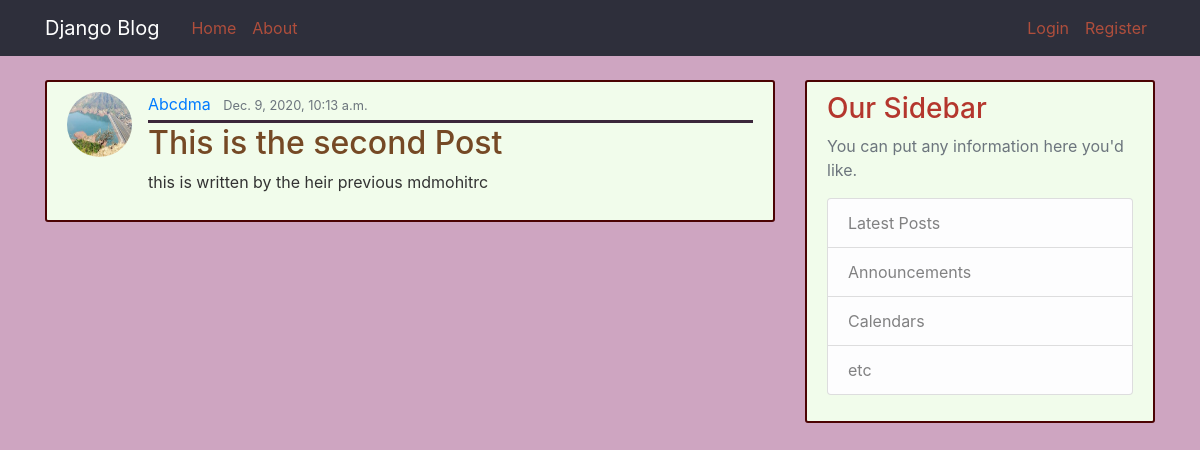
The app's page /post/2/ with its own data.
### Blog/models.py (models this page shows, shortened)
class Post(models.Model):
    title = models.CharField(max_length=100)
    content = models.TextField()
    time = models.DateTimeField(default=timezone.now)
    author = models.ForeignKey(User, on_delete=models.CASCADE,related_name='Post')

### Users/models.py (models this page shows, shortened)
class Profile(models.Model):
    user=models.OneToOneField(User, on_delete=models.CASCADE)
    image=models.ImageField(default='default.jpg', upload_to='PROFILE-PICS')

### Blog/views.py (the view)
# urls.py: path("post/<int:pk>/", PostDetailView.as_view() ,name="post_detail"),
class PostDetailView(DetailView):
    model=Post

### Blog/templates/Blog/post_detail.html (shortened to what this page needs)
{% extends 'Blog/base.html' %}
{% block 1 %}
  <article class="media content-section">
    <img class="rounded-circle article-img" src="{{ object.author.profile.image.url }}">
    <div class="media-body">
      <div class="article-metadata">
        <a class="mr-2" href="#">{{ object.author }}</a>
        <small class="text-muted">{{ object.time }}</small>
      </div>
      <h2 class="article-title">{{ object.title }}</h2>
      <p class="article-content">{{ object.content }}</p>
    </div>
  </article>
{% endblock 1 %}

### Blog/static/Blog/main.css (style rules this page uses)
body { background: #cea5c1; color: #333333; margin-top: 5rem; }
h1, h2, h3, h4, h5, h6 { color: #b4362d; }
.content-section { background: #f1fceb; padding: 10px 20px; border: 2px solid #4b0303; border-radius: 3px; margin-bottom: 20px; }
.article-title { color: #754925; }
.article-content { white-space: pre-line; }
.article-img { height: 65px; width: 65px; margin-right: 16px; }
.article-metadata { padding-bottom: 4px; margin-bottom: 1px; border-bottom: 3px solid #3b273b }

### records on screen
Post: author.profile.image (picture), author "Abcdma", time "Dec. 9, 2020, 10:13 a.m.", title "This is the second Post", content "this is written by the heir previous mdmohitrc"
